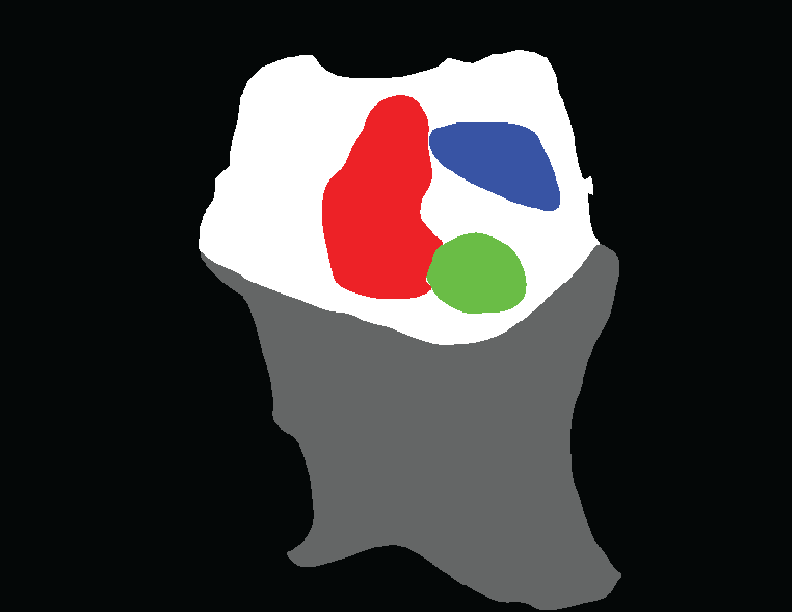
#> input picture trainimg_H_x9-01.png, 792 x 612 px, found by its file name
$ python bitmap_import_test.py
#> lines starting #> are read from the running program, lines starting #| are printed output that depends on the picture
# Read and code colors from bitmaps
import numpy as np
from PIL import Image
import h5py
import matplotlib.image as mpimg


def color_code(img):
    X = np.zeros([1,3])
    for y in range(img.shape[0]):
        for x in range(img.shape[1]):
            rgb = np.array(img[y,x,:3])
            #print("colors", rgb)
            if not((rgb[0] == 0) and (rgb[1] == 0) and (rgb[2] == 0)):
                if((rgb[0]==0) and (rgb[1]==0) and (rgb[2]==1)):
                    X = np.vstack([X,[x,y,1]]) # blue is 1, v1
                elif ((rgb[0] == 1) and (rgb[1] == 0) and (rgb[2] == 0)):
                    X = np.vstack([X,[x,y,2]]) # red is 2 s1
                elif ((rgb[0] == 0) and (rgb[1] == 1) and (rgb[2] == 0)):
                    X = np.vstack([X,[x, y, 3]]) # green is 3 a1
                else:
                    X = np.vstack([X,[x, y, 0]]) # eveything else (including white) is 0
    return X[1:,:]


# Read Images
img = mpimg.imread('trainimg_H_x9-01.png')
#> img is the input picture: shape (612, 792, 3) float32; mean R, G, B 0.235, 0.223, 0.222
img2 = mpimg.imread('trainimg_Q_x9-01.png')
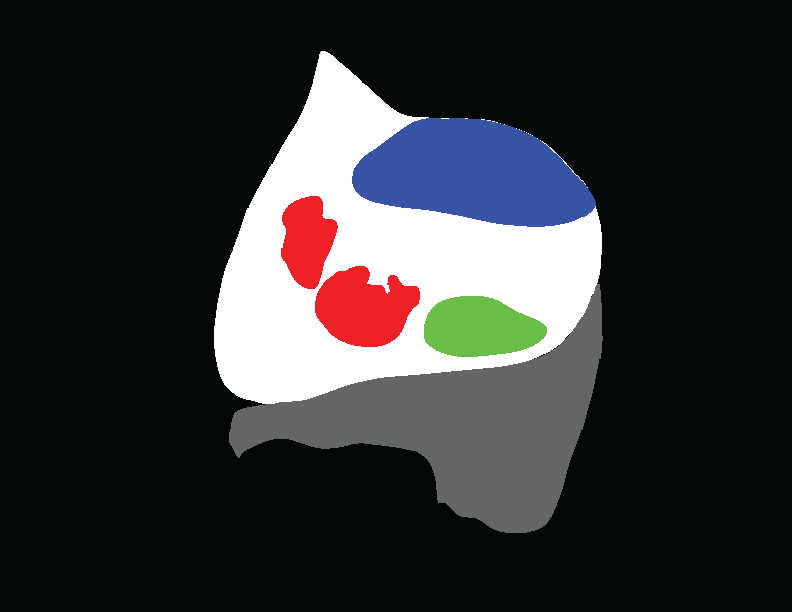
#> input picture trainimg_Q_x9-01.png, 792 x 612 px, found by its file name
#> img2 is the input picture: shape (612, 792, 3) float32; mean R, G, B 0.191, 0.194, 0.201
img3 = mpimg.imread('trainimg_H_x9-01.png')
print("----img shapes:----")
print(img.shape)
#| (612, 792, 3)
print(img2.shape)
#| (612, 792, 3)
print(img3.shape)
#| (612, 792, 3)
print("----done.----")


#scale images to have the same number of pixels/dimensions (needs to be addressed)

#filtering colors from floats to integers
img = (img>0.5)*1
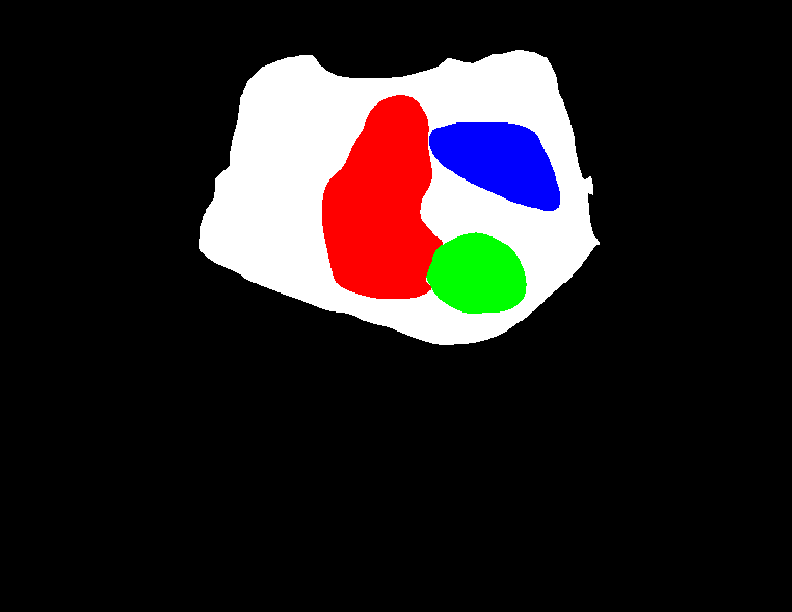
#> img: shape (612, 792, 3) int64; mean R, G, B 0.153, 0.13, 0.133; drawn with 1 as white
img2 = (img2>0.5)*1
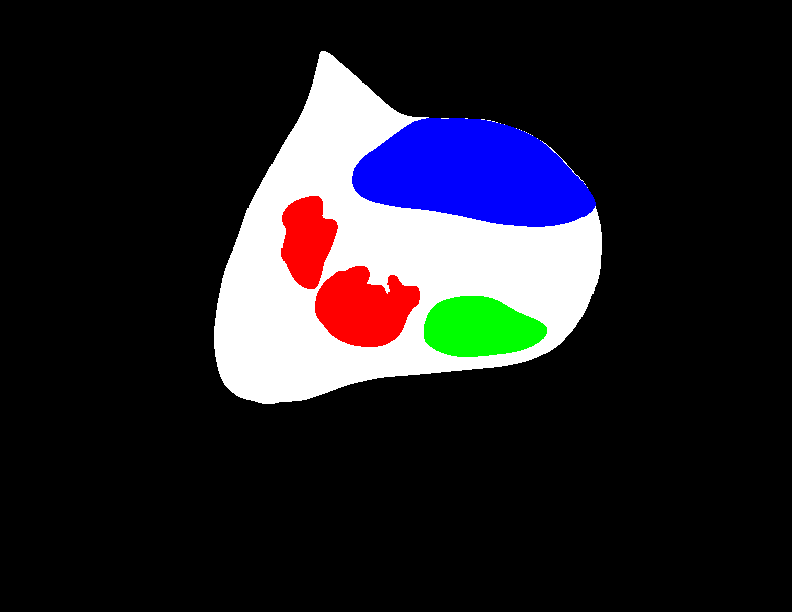
#> img2: shape (612, 792, 3) int64; mean R, G, B 0.139, 0.131, 0.158; drawn with 1 as white
img3 = (img3>0.5)*1

imgcoded = color_code(img)
img2coded = color_code(img2)
img3coded = color_code(img3)

np.savez('img1.npz', X=imgcoded)
np.savez('img2.npz', X=img2coded)
np.savez('img3.npz', X=img3coded)

datax1 = imgcoded[0]
#> datax1 = [515, 50, 0]
x1 = imgcoded[:,0]
y1 = imgcoded[:,1]
c1 = imgcoded[:,2]

datax2 = img2coded[0]
#> datax2 = [321, 51, 0]
x2 = img2coded[:,0]
y2 = img2coded[:,1]
c2 = img2coded[:,2]

datax3 = img3coded[0]
#> datax3 = [515, 50, 0]
x3 = img3coded[:,0]
y3 = img3coded[:,1]
c3 = img3coded[:,2]

#interpolated points
#for i in range(len(x1)):
#    y3_interp1 = np.interp(i, x1[i], x2[i])
path = '/Users/julialc4/PycharmProjects/FFNeuralNet_Exercises/MLP_cortical_evolution_local/C++git/b2/'

#> (the run stopped early here; a loop or call above may not have finished)
